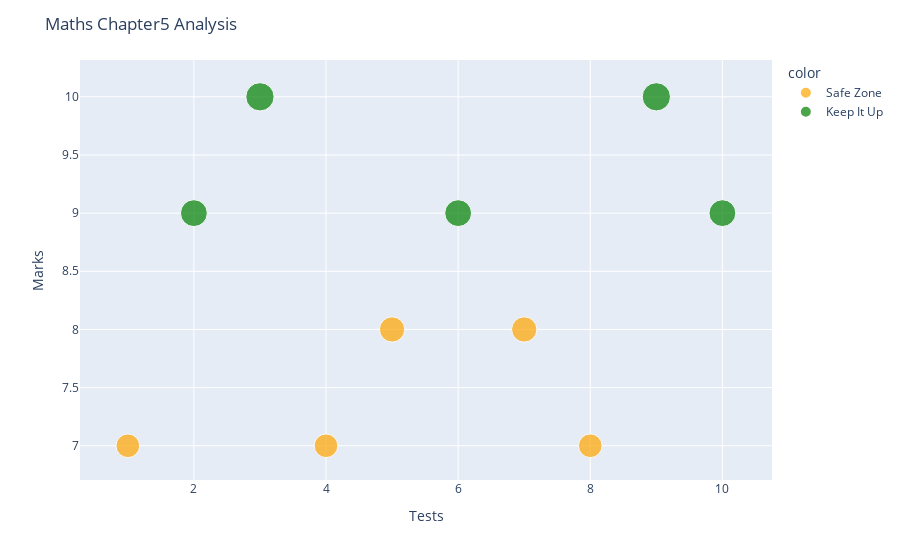

The cell this chart's notebook holds for it:
### Code cell
#Chapterwise Analysis of Maths Subject
str3 = input("Enter Chapter: ")
df2 = pd.DataFrame(maths[str3])
df2.insert(1,'Label',"")
for i in range(10):
    if(str3==chap[i]):
        keyw = i
        break;               
    
awareplot(df2,m[keyw],str3,'Maths')

### Figure 1 — Plotly figure (JSON) as saved in the notebook; plotly's stock layout.template omitted (floating-point values rounded to 4 significant figures)
{"data": [{"hovertemplate": "<i>TestNo</i>: %{x}<br><b>Marks</b>: %{y}<br>", "hovertext": ["Safe Zone", "Safe Zone", "Safe Zone", "Safe Zone", "Safe Zone"], "legendgroup": "Safe Zone", "marker": {"color": "orange", "size": [70, 70, 80, 80, 70], "sizemode": "area", "sizeref": 0.25, "symbol": "circle"}, "mode": "markers", "name": "Safe Zone", "orientation": "v", "showlegend": true, "type": "scatter", "x": [1, 4, 5, 7, 8], "xaxis": "x", "y": [7, 7, 8, 8, 7], "yaxis": "y"}, {"hovertemplate": "<i>TestNo</i>: %{x}<br><b>Marks</b>: %{y}<br>", "hovertext": ["Keep It Up", "Keep It Up", "Keep It Up", "Keep It Up", "Keep It Up"], "legendgroup": "Keep It Up", "marker": {"color": "green", "size": [90, 100, 90, 100, 90], "sizemode": "area", "sizeref": 0.25, "symbol": "circle"}, "mode": "markers", "name": "Keep It Up", "orientation": "v", "showlegend": true, "type": "scatter", "x": [2, 3, 6, 9, 10], "xaxis": "x", "y": [9, 10, 9, 10, 9], "yaxis": "y"}], "layout": {"legend": {"itemsizing": "constant", "title": {"text": "color"}, "tracegroupgap": 0}, "margin": {"t": 60}, "title": {"text": "Maths Chapter5 Analysis"}, "xaxis": {"anchor": "y", "domain": [0, 1], "title": {"text": "Tests"}}, "yaxis": {"anchor": "x", "domain": [0, 1], "title": {"text": "Marks"}}}}
